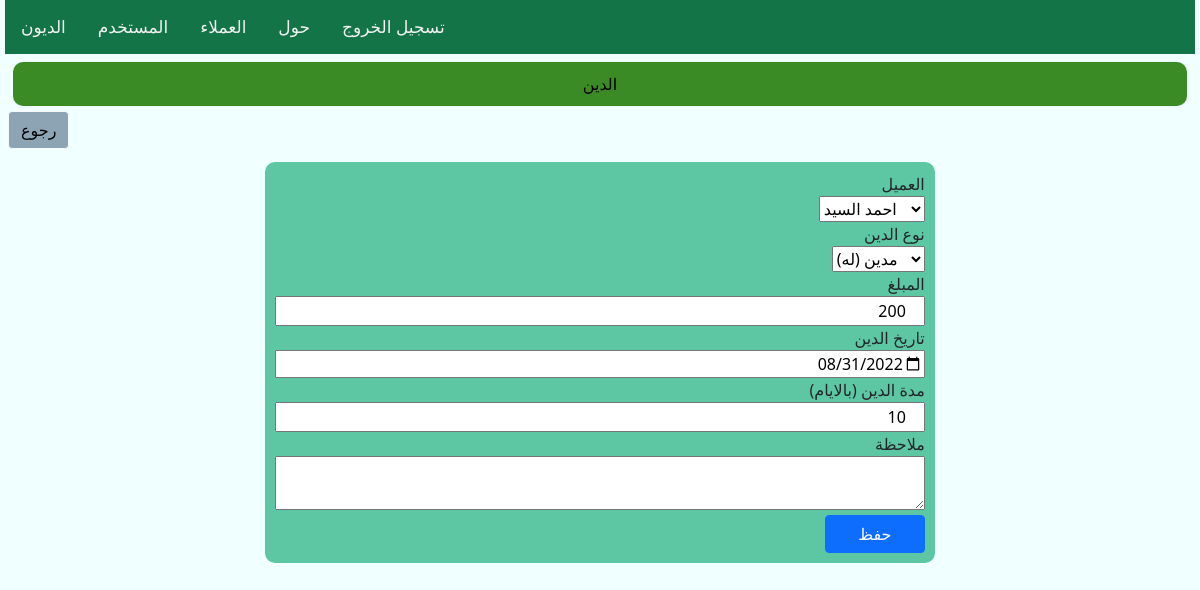
/detailcredit.php?id=562569D3-22D0-4037-BA42-32FCD602C704 (signed in), run on the app's committed database.
### tables this page shows
CREATE TABLE [TblCredit](
  [Id_Credit] UNIQUEIDENTIFIER PRIMARY KEY NOT NULL, 
  [id_client] UNIQUEIDENTIFIER, 
  [id_user] UNIQUEIDENTIFIER, 
  [DateCredit] DATETIME, 
  [PriceCredit] FLOAT, 
  [DayCredit] FLOAT, 
  [TypeCredit] INTEGER, 
  [Remark] TEXT);

### controlers.php (called while the page is built, shortened)
<?php
function GetAllClient($aCon)
{
  $id_user = $_SESSION['id_user'] ;
  $qry = $aCon->query(SQL_ALLCLIENT);
  $qry->bindValue(":id_user",$id_user );
  $qry->execute();
  return   $qry;
}
function loadcredit($aCon,$aId_credit){
  $credit = new Tcredit ;
  if ( !empty($aId_credit) ){
            $qry = $aCon->query(SQL_LOAD_CREDIT);
            $qry->bindValue(":id_credit",$aId_credit );
            try {
                $qry->execute();
                foreach( $qry as $row ){
                  $credit->id_credit=  $row[0] ;
                  $credit->id_client =  $row[1] ;
                  $credit->id_user =  $row[2] ;
                  $credit->datecredit  =  $row[3] ;
                  $credit->pricecredit =  $row[4] ;
                  $credit->daycredit =  $row[5] ;
                  $credit->typecredit =  $row[6] ;
                  $credit->remark =  $row[7] ;
                }
            }
            catch(PDOException $e) {
                echo $qry . "<br>" . $e->getMessage();
            }
}
  return $credit ;
}

### detailcredit.php (the view, shortened to what this page needs)
<?php
    include_once 'template_page.php';
    include_once 'controlers.php';
    echo $begin_template;
    $id = "";
    if ( isset( $_GET["id"] )  ){
       $id =  $_GET["id"] ;
    }
    $credit = loadcredit( $con,$id);
    $client = GetAllClient( $con ) ;
    function  SetAllClient($client , $id_client ){
        $result = "" ;
         foreach($client as $row){
            if ($id_client == $row[0] ) {
                $str= "selected" ;
            }
            else
            {
                $str= $str= "" ;
            }
            $result .=  " <option value=". $row[0] ." ".$str." >". $row[1]." </option> " ;
        }
        return $result ;
   }
   function  SetAllTypeClient($id_typecredit){
    $str = "" ;
    $result = "" ;
        if ($id_typecredit == "0" ) {
            $result .=  " <option value= '0' ".$str." selected >مدين (له)</option>  ";
        }
        else
        {
            $result .=  " <option value= '0' ".$str." >مدين (له)</option>  ";
        }
        if ($id_typecredit == "1" ) {
            $result .=  " <option value= '1' ".$str." selected >دائن (عليه)</option> ";
        }
        else
        {
            $result .=  " <option value= '1' ".$str." >دائن (عليه)</option> ";
        }
    return $result ;
}
?>
<div class="div_btn_return">
    <div class="toppage"  >الدين</div>
    <input type="button" class="btn-reutre btn btn-light"  style="display: inline-block;" value="رجوع" onclick="location.href = 'credit.php';">
</div>
<div class="container">
    <div class="row">
        <div class="col-lg-12">
            <form action="controlers.php" method="post" class="formdetailclient">
                <label>العميل</label>
                <div>
                    <select name="id_client" value=<?php echo $credit->id_client ;  ?> >
                         <?php echo  SetAllClient($client, $credit->id_client ) ?>
                    </select>
                </div>
                <label>نوع الدين</label>
                <div>
                    <select name="typecredit"   value= <?php echo $credit->typecredit ;  ?>  >
                    <?php echo  SetAllTypeClient( $credit->typecredit ) ?>
                    </select>
                </div>
                <label>المبلغ</label>
                <input type="number" name="pricecredit" value= <?php echo $credit->pricecredit ;  ?>>
                <label>تاريخ الدين</label>
                <input type="date"   name="datecredit" value="<?php echo $credit->datecredit ;   ?>">
                <label>مدة الدين (بالايام)</label>
                <input type="number" name="daycredit" value=<?php echo $credit->daycredit ;  ?>>
                <label>ملاحظة</label>
                <textarea class ="memo" name="remark" value="<?php echo $credit->remark ;   ?>" ></textarea>
                <div>
                    <button type="submit" class="btn btn-primary" name="savecredit"
                        value=<?php echo  $credit->id_credit ;  ?>> حفظ
                    </button>
                </div>
            </form>
        </div>
    </div>
</div>
<?php
     echo $end_template;
 ?>

### css/style.css (style rules this page uses)
body { background-color: azure; height: 200px; padding: 0px 5px; }
.toppage { background-color: #3a8b26; text-align: center; padding: 10px; border-radius: 10px; margin: 5px; color: black; }
.formdetailclient { background-color: #5dc7a3; border-radius: 10px; text-align: right; margin: 10px 20%; width: auto; padding: 10px; }
.formdetailclient input { display: block; text-align: right; width: 100%; margin: 0% 0%; }
.formdetailclient button { width: 100px; margin: 5px 0% 0% 0%; }
.div_btn_return { padding: 3px; }
.btn-reutre { background-color: #3c5a788c; }
.memo { display: block; width: 100%; text-align: right; }

### data on the page
tblcredit: typecredit "مدين (له)", pricecredit "200", datecredit "08/31/2022", daycredit "10"

### other printed values
form field id_client "احمد السيد"
